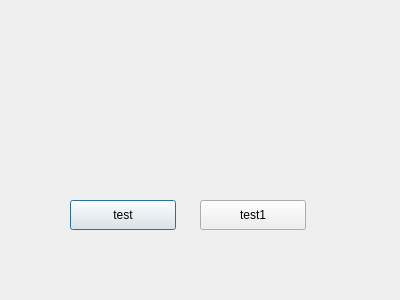
<?xml version="1.0" encoding="UTF-8"?>
<ui version="4.0">
 <class>test</class>
 <widget class="QDialog" name="test">
  <property name="geometry">
   <rect>
    <x>0</x>
    <y>0</y>
    <width>400</width>
    <height>300</height>
   </rect>
  </property>
  <property name="windowTitle">
   <string>Dialog</string>
  </property>
  <widget class="QPushButton" name="pushButton">
   <property name="geometry">
    <rect>
     <x>70</x>
     <y>200</y>
     <width>106</width>
     <height>30</height>
    </rect>
   </property>
   <property name="text">
    <string>test</string>
   </property>
  </widget>
  <widget class="QPushButton" name="pushButton_2">
   <property name="geometry">
    <rect>
     <x>200</x>
     <y>200</y>
     <width>106</width>
     <height>30</height>
    </rect>
   </property>
   <property name="text">
    <string>test1</string>
   </property>
  </widget>
 </widget>
 <resources/>
 <connections/>
</ui>
